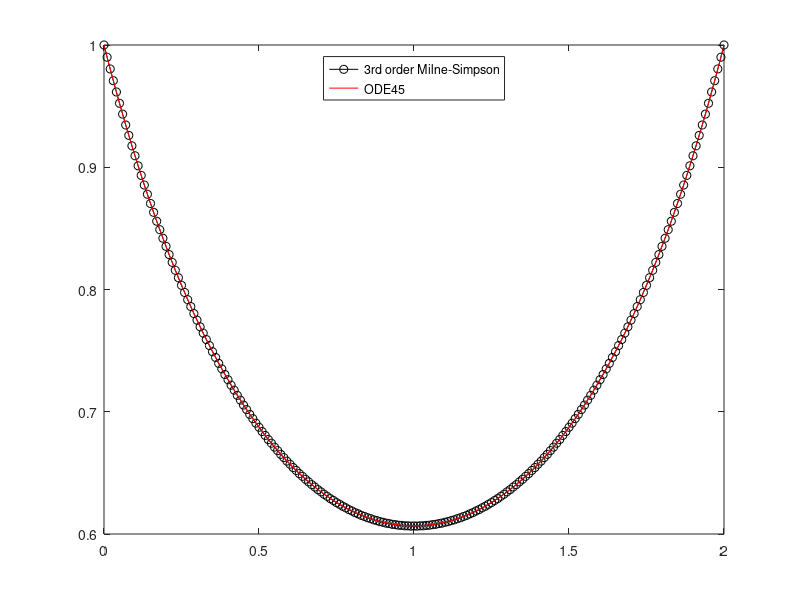

Source code (MATLAB):
clear
close all

f = @(x, y) (x-1)*y;

x(1) = 0;
y(1) = 1;
h = 0.01;
n = 2/h;

y(2) = y(1) + h*f(x(1), y(1));
x(2) = x(1) + h;

for i = 2:n
    x(i+1) = x(i) + h;
    y0 = y(i) + (h/2)*(3*f(x(i), y(i)) - f(x(i-1), y(i-1)));
    f_y0 = f(x(i+1), y0);
    error = 1;
    while error > 10^(-6)
        y1 = y(i-1) + h*((1/3)*f(x(i+1), y0) + (4/3)*f(x(i), y(i)) + ...
            (1/3)*f(x(i-1), y(i-1)));
        f_y1 = f(x(i+1), y1);
        error = abs(f_y1 - f_y0);
        f_y0 = f_y1;
    end
    y(i+1) = y1;
end

fprintf("y(%s) = %f \n", num2str(x(end), '%g'), y(end));
% Formats x(end) as a string using the most compact representation, 
% removing trailing zeros if present, and allowing for exponential 
% notation if necessary

plot(x, y,'-ok')
hold on;
xlim([0 2]);
xspan = [0 2];
y0 = 1;
[x,y] = ode45(@(x, y) (x-1)*y, xspan, y0);
plot(x, y, 'r')
legend({'3rd order Milne-Simpson', ...
    'ODE45'},'Location','north')